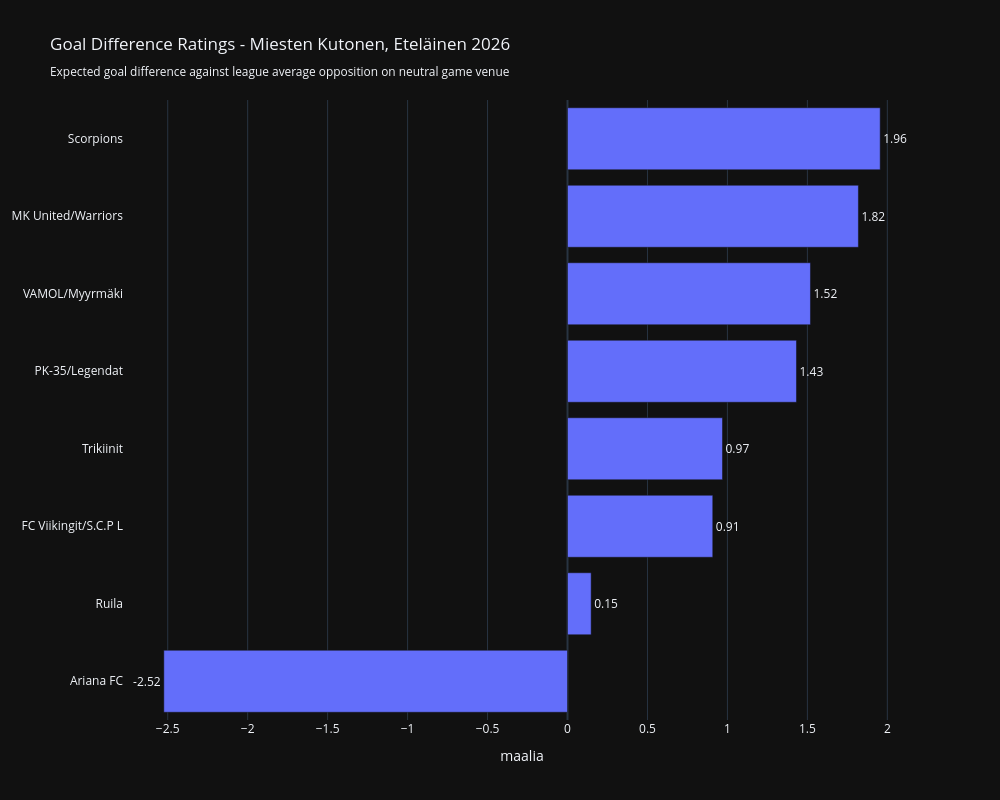

Notebook cell for this chart:
### Code cell
my_x = 'goal_difference_rating'

aux = ratings_df.sort_values(by=my_x, ascending=False if my_x=='defense_rating' else True)

fig = go.Figure()

fig.add_trace(
        go.Bar(
            x=aux[my_x],
            y=aux['team'],#.apply(lambda x: x.split('\\')[0]),
            text=aux[my_x].round(2),
            textposition='outside',
            orientation='h',
            #marker=dict(color = color_list)
        )
)

fig.update_layout(
    width=1000,
    height=800,
    title=f"Goal Difference Ratings - {my_title}<br><sub>Expected goal difference against league average opposition on neutral game venue<sub>",
    template = 'plotly_dark',
    xaxis_title="maalia",
    showlegend=False
    )

fig.show()

### Figure 1 — Plotly figure (JSON) as saved in the notebook; plotly's stock layout.template omitted (floating-point values rounded to 4 significant figures)
{"data": [{"orientation": "h", "text": [-2.52, 0.15, 0.91, 0.97, 1.43, 1.52, 1.82, 1.96], "textposition": "outside", "type": "bar", "x": [-2.525, 0.1479, 0.9084, 0.9692, 1.432, 1.519, 1.819, 1.955], "y": ["Ariana FC", "Ruila", "FC Viikingit/S.C.P L", "Trikiinit", "PK-35/Legendat", "VAMOL/Myyrmäki", "MK United/Warriors", "Scorpions"]}], "layout": {"height": 800, "showlegend": false, "title": {"text": "Goal Difference Ratings - Miesten Kutonen, Eteläinen 2026<br><sub>Expected goal difference against league average opposition on neutral game venue<sub>"}, "width": 1000, "xaxis": {"title": {"text": "maalia"}}}}
